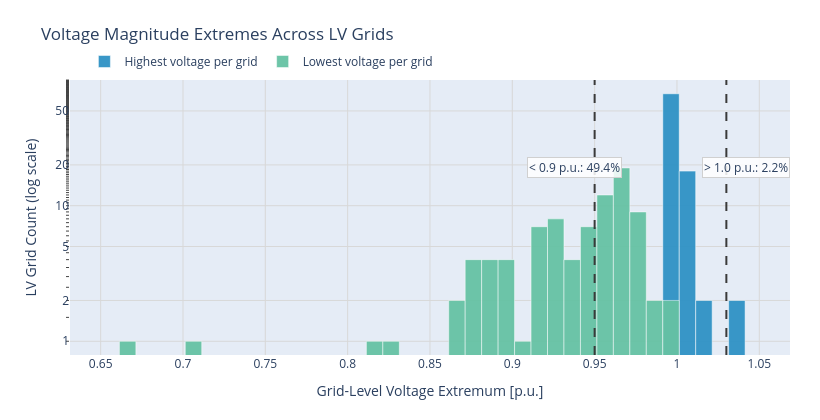

The notebook cell this image was saved under:
### Markdown cell above
## Weekly Power-Flow Diagnostics

These plots reuse the raw full power-flow run behind the materialized expansion analysis. The voltage histogram summarizes grid-level voltage extrema over the analyzed week; the transformer import plot shows the weekly import pattern and load-duration curve across the synthetic grid population.

### Code cell
analysis_meta = expansion_tables["analysis_run"].iloc[0]
raw_run_name = analysis_meta["run_name"]
raw_stage = analysis_meta["stage"]
raw_scenario_id = None if pd.isna(analysis_meta["scenario_id"]) else int(analysis_meta["scenario_id"])
raw_ags = None if pd.isna(analysis_meta["ags"]) else int(analysis_meta["ags"])
raw_plz = None if pd.isna(analysis_meta["plz"]) else int(analysis_meta["plz"])

voltage_summary = powerflow_plotting.voltage_deviation_summary_db(
    run_name=raw_run_name,
    stages=(raw_stage,),
    scenario_id=raw_scenario_id,
    ags=raw_ags,
    plz=raw_plz,
)
voltage_fig = powerflow_plotting.plot_voltage_deviation_histogram(
    voltage_summary,
    lower_limit=0.95,
    upper_limit=1.03,
    show=False,
)
try:
    powerflow_plotting.save_plotly_figure(
        voltage_fig,
        OUTPUT_DIR / f"{analysis_key}_voltage_deviation_histogram",
        formats=("svg", "png"),
        width=820,
        height=420,
    )
except RuntimeError as exc:
    print(f"Could not export voltage histogram: {exc}")
display(voltage_fig)

### Figure 1 — Plotly figure (JSON) as saved in the notebook; plotly's stock layout.template omitted (floating-point values rounded to 4 significant figures)
{"data": [{"marker": {"color": "#2f92c5", "line": {"color": "white", "width": 0.5}}, "name": "Highest voltage per grid", "opacity": 0.95, "type": "histogram", "x": [1, 1, 1, 1, 1, 1.001, 1.0, 1.006, 1, 1, 1, 1, 1, 1, 1, 1, 1, 1, 1, 1.013, 1.0, 1, 1, 1.004, 1, 1.005, 1.0, 1, 1.014, 1, 1.008, 1.01, 1.032, 1.007, 1.008, 1.001, 1.001, 1.003, 1.01, 1.007, 1, 1, 1.006, 1.0, 1, 1, 1.001, 1, 1.007, 1, 1.002, 1.004, 1, 1, 1, 1, 1.0, 1, 1, 1, 1, 1, 1, 1, 1, 1.011, 1, 1.0, 1.0, 1, 1, 1, 1.0, 1, 1, 1, 1.039, 1.0, 1.003, 1, 1, 1, 1, 1, 1.0, 1, 1.003, 1, 1], "xbins": {"end": 1.069, "size": 0.01, "start": 0.6314}}, {"marker": {"color": "#66c2a4", "line": {"color": "white", "width": 0.5}}, "name": "Lowest voltage per grid", "opacity": 0.95, "type": "histogram", "x": [0.9724, 0.9647, 0.9688, 0.8808, 0.9416, 0.709, 0.876, 0.9199, 0.8152, 0.9134, 0.9762, 0.9682, 0.9058, 0.9515, 0.9609, 0.9571, 0.9132, 0.9679, 0.8964, 0.9599, 0.9362, 0.9218, 0.8891, 0.9722, 0.9702, 0.898, 0.9826, 0.9509, 0.9535, 0.9757, 0.9541, 0.9288, 0.9652, 0.9777, 0.9593, 0.9761, 0.9183, 0.9693, 0.9731, 0.9625, 0.9539, 0.9499, 0.9645, 0.9466, 0.9649, 0.8881, 0.9708, 0.9619, 0.9418, 0.9662, 0.9577, 0.9519, 0.9627, 0.9593, 0.9274, 0.8642, 0.9807, 0.8714, 0.9623, 0.8713, 0.9207, 0.9706, 0.8808, 0.9405, 0.896, 0.9239, 0.9226, 0.9496, 0.9878, 0.8219, 0.8917, 0.9696, 0.6614, 0.8821, 0.9985, 0.9136, 0.9647, 0.8848, 0.9382, 0.9561, 0.9467, 0.9764, 0.9219, 0.9943, 0.9256, 0.9374, 0.9683, 0.9166, 0.9297], "xbins": {"end": 1.069, "size": 0.01, "start": 0.6314}}], "layout": {"annotations": [{"bgcolor": "rgba(255,255,255,0.85)", "bordercolor": "#d0d0d0", "borderwidth": 1, "showarrow": false, "text": "< 0.9 p.u.: 49.4%", "x": 0.938, "xref": "x", "y": 0.72, "yref": "paper"}, {"bgcolor": "rgba(255,255,255,0.85)", "bordercolor": "#d0d0d0", "borderwidth": 1, "showarrow": false, "text": "> 1.0 p.u.: 2.2%", "x": 1.042, "xref": "x", "y": 0.72, "yref": "paper"}], "barmode": "overlay", "height": 420, "legend": {"orientation": "h", "x": 0.02, "y": 1.12}, "margin": {"b": 65, "l": 70, "r": 30, "t": 80}, "shapes": [{"line": {"color": "#3a3a3a", "dash": "dash", "width": 2}, "type": "line", "x0": 0.95, "x1": 0.95, "xref": "x", "y0": 0, "y1": 1, "yref": "y domain"}, {"line": {"color": "#3a3a3a", "dash": "dash", "width": 2}, "type": "line", "x0": 1.03, "x1": 1.03, "xref": "x", "y0": 0, "y1": 1, "yref": "y domain"}], "title": {"text": "Voltage Magnitude Extremes Across LV Grids"}, "width": 820, "xaxis": {"gridcolor": "#d8d8d8", "range": [0.6314, 1.069], "showgrid": true, "title": {"text": "Grid-Level Voltage Extremum [p.u.]"}}, "yaxis": {"gridcolor": "#d8d8d8", "minor": {"ticks": "outside"}, "rangemode": "tozero", "showgrid": true, "tickmode": "array", "ticktext": ["1", "2", "5", "10", "20", "50", "100", "200", "500", "1,000"], "tickvals": [1, 2, 5, 10, 20, 50, 100, 200, 500, 1000], "title": {"text": "LV Grid Count (log scale)"}, "type": "log"}}}
